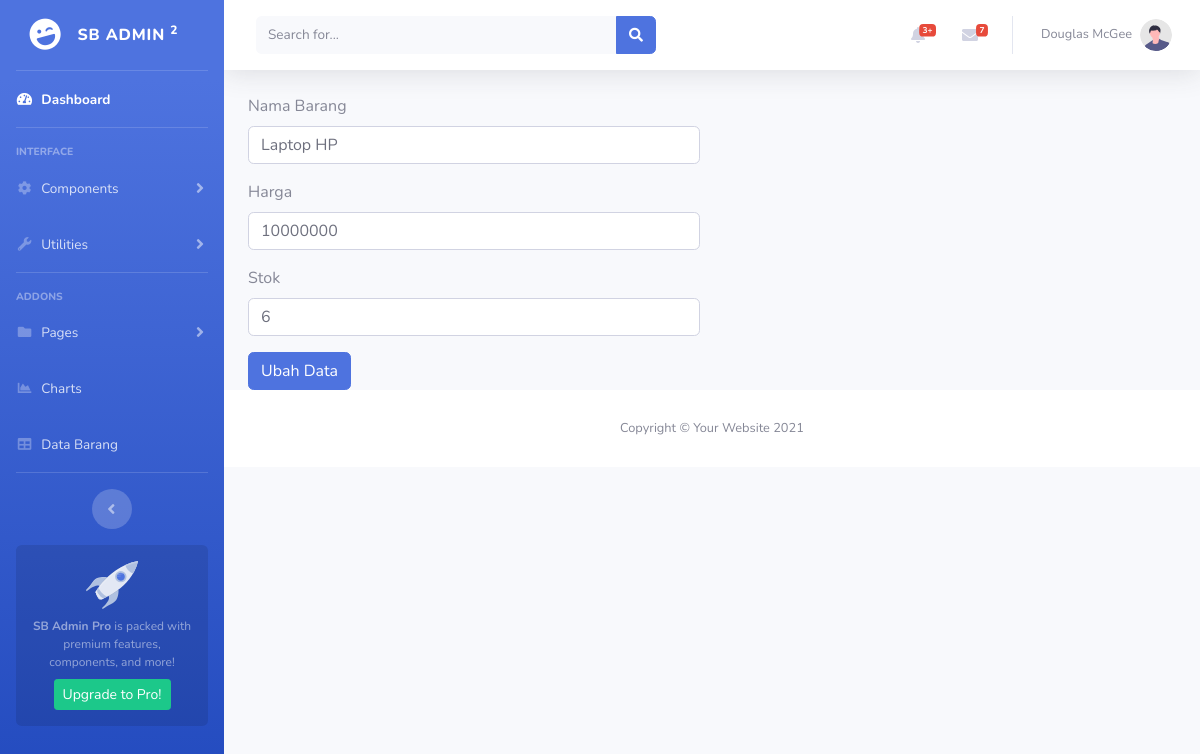
Page /barang/ubah/BRG01 on the committed database.
### tables this page shows
CREATE TABLE `barang` (
  `id_barang` varchar(5) NOT NULL,
  `nama_barang` varchar(50) NOT NULL,
  `harga` decimal(10,0) NOT NULL,
  `stok` int(11) NOT NULL
);

### application/controllers/Barang.php (called while the page is built, shortened)
<?php
class Barang extends CI_Controller{
    public function __construct()
    {
        $this->load->model('Barang_model');
        $this->load->library('form_validation');
    }
    public function ubah($id){
        $data['judul']="Ubah Data Barang";
        $data['barang']=$this->Barang_model->getBarangById($id);
        $this->form_validation->set_rules('id_barang', 'Kode Barang', 'required');
        $this->form_validation->set_rules('nama_barang', 'Nama Barang', 'required');
        $this->form_validation->set_rules('harga', 'Harga', 'required|numeric');
        $this->form_validation->set_rules('stok', 'Stok', 'required|numeric');
        if ($this->form_validation->run() == FALSE)
                {
                    $this->load->view('templates/header',$data);
                    $this->load->view('templates/sidebar');
                    $this->load->view('templates/topbar');
                    $this->load->view('barang/ubah',$data);
                    $this->load->view('templates/footer');
                }
                else
                {
                   $this->Barang_model->ubahDataBarang();
                   $this->session->set_flashdata('flash','Diubah');
                   redirect('barang');
                }
    }
}

### index.php (called while the page is built, shortened)
<?php
require_once BASEPATH.'core/CodeIgniter.php';

### application/models/Barang_model.php (called while the page is built, shortened)
<?php
class Barang_model extends CI_Model{
    public function getBarangById($id){
        return $this->db->get_where('barang',['id_barang'=>$id]) ->row_array();
    }
}

### application/views/barang/ubah.php (the view, shortened to what this page needs)
<div class="container">
    <div class="row mt-3">
        <div class="col-md-6">
            <form action="" method="post">
                <div class="mb-3">
                    <label for="nama_barang" class="form-label">Nama Barang</label>
                    <input type="text" class="form-control" name="nama_barang" id="nama_barang" value="<?= $barang['nama_barang']; ?>">
                </div>
                <div class="mb-3">
                    <label for="harga" class="form-label">Harga</label>
                    <input type="text" class="form-control" name="harga" id="harga" value="<?= $barang['harga']; ?>">
                </div>
                <div class="mb-3">
                    <label for="stok" class="form-label">Stok</label>
                    <input type="text" class="form-control" name="stok" id="stok" value="<?= $barang['stok']; ?>">
                </div>
                <button name="ubah" type="submit" class="btn btn-primary">Ubah Data</button>
        </form>
        </div>
    </div>
</div>

### rows in the picture
barang: nama_barang "Laptop HP", harga "10000000", stok "6"
